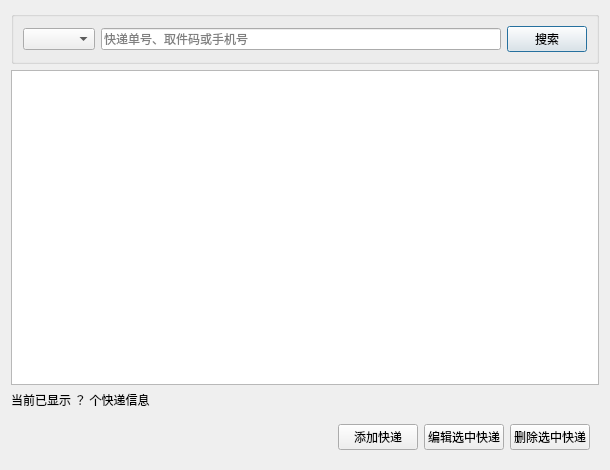
<?xml version="1.0" encoding="UTF-8"?>
<ui version="4.0">
 <class>WaiterExpressEditWindow</class>
 <widget class="QDialog" name="WaiterExpressEditWindow">
  <property name="geometry">
   <rect>
    <x>0</x>
    <y>0</y>
    <width>610</width>
    <height>470</height>
   </rect>
  </property>
  <property name="windowTitle">
   <string>WaiterExpressEditWindow</string>
  </property>
  <layout class="QVBoxLayout" name="verticalLayout">
   <item>
    <widget class="QGroupBox" name="searchGroup">
     <property name="title">
      <string/>
     </property>
     <layout class="QHBoxLayout" name="horizontalLayout_2">
      <item>
       <widget class="QComboBox" name="typeBox"/>
      </item>
      <item>
       <widget class="QLineEdit" name="searchLine">
        <property name="placeholderText">
         <string>快递单号、取件码或手机号</string>
        </property>
       </widget>
      </item>
      <item>
       <widget class="QPushButton" name="searchBtn">
        <property name="text">
         <string>搜索</string>
        </property>
       </widget>
      </item>
     </layout>
    </widget>
   </item>
   <item>
    <widget class="QTableWidget" name="expressTable"/>
   </item>
   <item>
    <widget class="QLabel" name="infoLabel">
     <property name="text">
      <string>当前已显示 ？ 个快递信息</string>
     </property>
    </widget>
   </item>
   <item>
    <widget class="QGroupBox" name="btnGroup">
     <property name="styleSheet">
      <string notr="true">QGroupBox{
	border: outsize;
	background-color: transparent;
}</string>
     </property>
     <property name="title">
      <string/>
     </property>
     <layout class="QHBoxLayout" name="horizontalLayout">
      <item>
       <spacer name="horizontalSpacer">
        <property name="orientation">
         <enum>Qt::Horizontal</enum>
        </property>
        <property name="sizeHint" stdset="0">
         <size>
          <width>40</width>
          <height>20</height>
         </size>
        </property>
       </spacer>
      </item>
      <item>
       <widget class="QPushButton" name="addBtn">
        <property name="text">
         <string>添加快递</string>
        </property>
       </widget>
      </item>
      <item>
       <widget class="QPushButton" name="editBtn">
        <property name="text">
         <string>编辑选中快递</string>
        </property>
       </widget>
      </item>
      <item>
       <widget class="QPushButton" name="deleteBtn">
        <property name="text">
         <string>删除选中快递</string>
        </property>
       </widget>
      </item>
     </layout>
    </widget>
   </item>
  </layout>
 </widget>
 <resources/>
 <connections/>
</ui>
